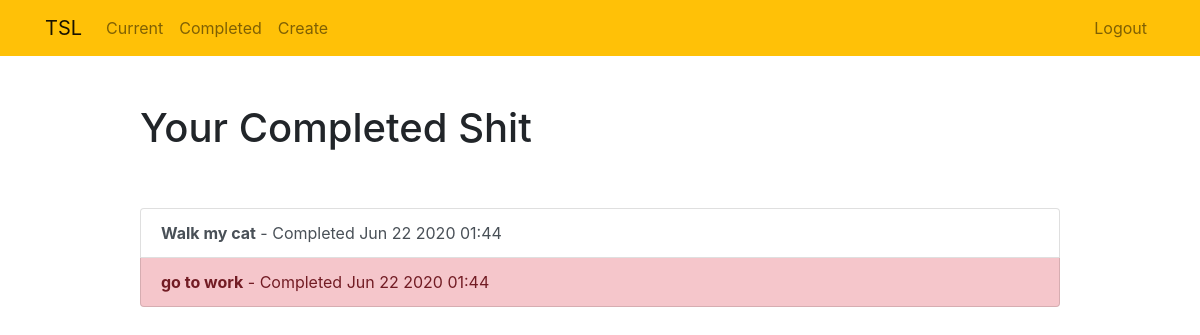
The app's page /completed/ (signed in), older data.
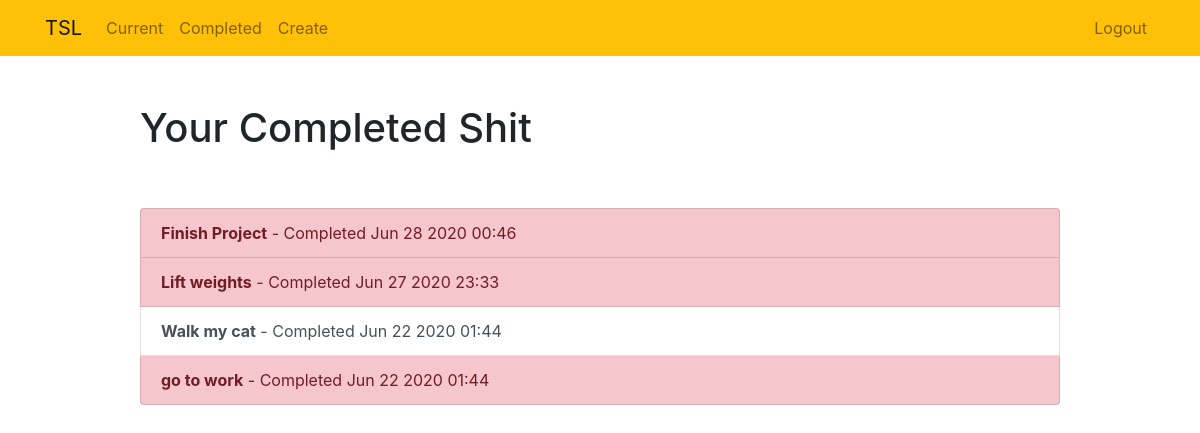
The same page, newer data.
### todolist/models.py (models this page shows, shortened)
class Todo(models.Model):
    title = models.CharField(max_length=100)
    memo = models.TextField(blank=True)
    created = models.DateTimeField(auto_now_add=True)
    datecompleted = models.DateTimeField(null=True, blank=True)
    important = models.BooleanField(default=False)
    user = models.ForeignKey(User, on_delete=models.CASCADE)

### todolist/views.py (the view)
# urls.py: path('completed/', views.completedtodos, name='completedtodos'),
@login_required
def completedtodos(request):
    todos = Todo.objects.filter(user=request.user, datecompleted__isnull=False).order_by('-datecompleted')
    return render(request, 'todo/completedtodos.html', {'todos': todos})

### todolist/templates/todo/completedtodos.html
{% extends 'todo/base.html' %}
{% block content %}
    <div class="row justify-content-center mt-5">
        <div class="col-md-10">
            <h1>Your Completed Shit</h1>
        </div>
    </div>
    <div class="row justify-content-center mt-5">
        <div class ="col-md-10">
            <div class="list-group">
                {% for todo in todos %}
                    <a href="{% url 'viewtodo' todo.id %}" class="list-group-item list-group-item-action{% if todo.important %} list-group-item-danger{% endif %}"><b>{{ todo.title }}</b> - Completed {{ todo.datecompleted|date:'M j Y H:i' }}</a>
                {% endfor %}
            </div>
        </div>
    </div>
{% endblock %}

Row changes from the older to the newer data that the page shows:
now on this page (row edited): Todo: title "Finish Project", datecompleted "Jun 28 2020 00:46"
now on this page (row edited): Todo: title "Lift weights", datecompleted "Jun 27 2020 23:33"
